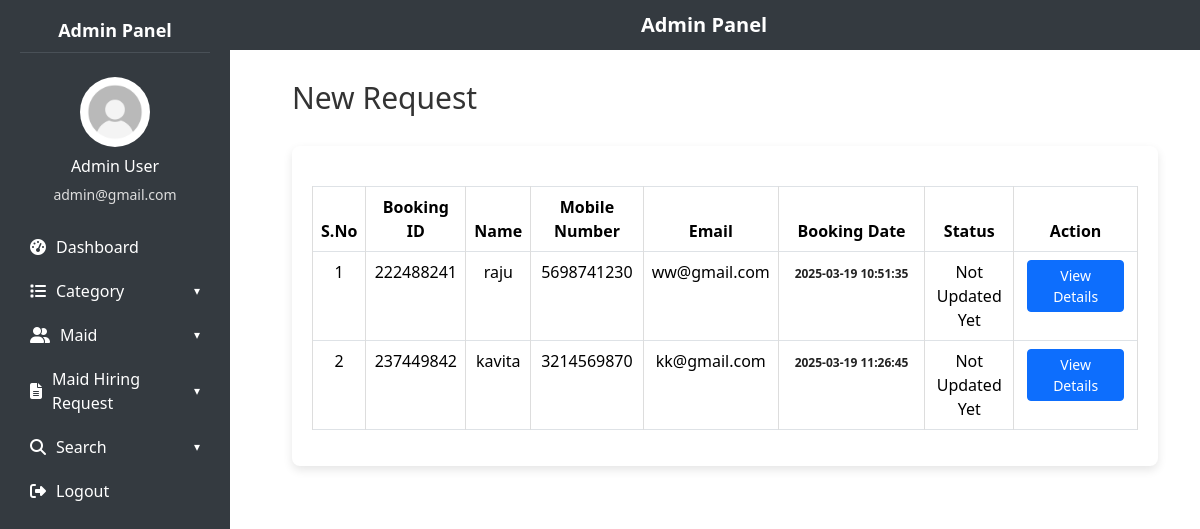
/admin/new-request.php (signed in), run on the app's committed database.
### tables this page shows
CREATE TABLE `maidbooking` (
  `ID` int(11) NOT NULL,
  `BookingID` bigint(20) NOT NULL,
  `CatID` int(11) NOT NULL,
  `Name` varchar(255) NOT NULL,
  `ContactNumber` bigint(20) NOT NULL,
  `Email` varchar(255) NOT NULL,
  `Address` text NOT NULL,
  `Gender` enum('Male','Female','Other') DEFAULT NULL,
  `WorkingShiftFrom` time NOT NULL,
  `WorkingShiftTo` time NOT NULL,
  `StartDate` date NOT NULL,
  `BookingDate` datetime NOT NULL,
  `Remark` text DEFAULT NULL,
  `Status` enum('Pending','Approved','Cancelled','Completed') DEFAULT NULL,
  `UpdationDate` datetime NOT NULL,
  `AssignTo` varchar(50) DEFAULT NULL
);

### admin/new-request.php (the view, shortened to what this page needs)
<?php
include('../dbconnection.php');
if (strlen($_SESSION['homecare_db']==0)) {
  header('location:logout.php');
} else {
?>
<!DOCTYPE html>
<html lang="en">
<head>
</head>
<body class="inner_page tables_page">
    <div class="full_container">
        <div class="inner_container">
            <?php include_once('sidebar.php'); ?>
            <?php include_once('header.php'); ?>
            <div id="content">
                <div class="midde_cont">
                    <div class="container-fluid">
                        <div class="row column_title">
                            <div class="col-md-12">
                                <div class="page_title">
                                    <h2>New Request</h2>
                                </div>
                            </div>
                        </div>
                        <div class="row">
                            <div class="col-md-12">
                                <div class="table_section">
                                    <div class="table-responsive-sm">
                                        <table class="table table-bordered">
                                            <thead>
                                                <tr>
                                                    <th class="text-center">S.No</th>
                                                    <th>Booking ID</th>
                                                    <th class="d-none d-sm-table-cell">Name</th>
                                                    <th class="d-none d-sm-table-cell">Mobile Number</th>
                                                    <th class="d-none d-sm-table-cell">Email</th>
                                                    <th class="d-none d-sm-table-cell">Booking Date</th>
                                                    <th class="d-none d-sm-table-cell">Status</th>
                                                    <th class="d-none d-sm-table-cell" style="width: 15%;">Action</th>
                                                </tr>
                                            </thead>
                                            <tbody>
                                                <?php
                                                $sql="SELECT * from maidbooking where Status is null";
                                                $query = $dbh -> prepare($sql);
                                                $query->execute();
                                                $results=$query->fetchAll(PDO::FETCH_OBJ);
                                                $cnt=1;
                                                if($query->rowCount() > 0)
                                                {
                                                    foreach($results as $row)
                                                    {
                                                ?>
                                                <tr>
                                                    <td class="text-center"><?php echo htmlentities($cnt);?></td>
                                                    <td class="font-w600"><?php  echo htmlentities($row->BookingID);?></td>
                                                    <td class="font-w600"><?php  echo htmlentities($row->Name);?></td>
                                                    <td class="font-w600"><?php  echo htmlentities($row->ContactNumber);?></td>
                                                    <td class="font-w600"><?php  echo htmlentities($row->Email);?></td>
                                                    <td class="font-w600">
                                                    <span class="badge badge-primary" style="color: #222;">
    <?php echo htmlentities($row->BookingDate); ?>
</span>
</td>
                                                    <?php if($row->Status==""){ ?>
                                                        <td class="font-w600"><?php echo "Not Updated Yet"; ?></td>
                                                    <?php } else { ?>
                                                        <td class="font-w600">
                                                            <span class="badge badge-primary"><?php  echo htmlentities($row->Status);?></span>
                                                        </td>
                                                    <?php } ?>
                                                    <td class="font-w600">
                                                        <a href="view-booking-detail.php?editid=<?php echo htmlentities($row->ID);?>&&bookingid=<?php echo htmlentities($row->BookingID);?>" class="btn btn-primary btn-sm">View Details</a>
                                                    </td>
                                                </tr>
                                                <?php
                                                    $cnt=$cnt+1;
                                                    }
                                                }
                                                ?>
                                            </tbody>
                                        </table>
                                    </div>
                                </div>
                            </div>
                        </div>
                    </div>
                </div>
            </div>
        </div>
    </div>
</body>
</html>
<?php } ?>

### admin/sidebar.php (shortened to what this page needs)
<head>
<link rel="stylesheet" href="https://cdnjs.cloudflare.com/ajax/libs/font-awesome/6.4.2/css/all.min.css">
</head>
<div class="sidebar">
    <h4 class="text-center mb-4">Admin Panel</h4>
    <div class="user-profile text-center">
        <img src="../images/admin_img.jpg" alt="Admin" class="user-img">
        <?php
        $aid = $_SESSION['homecare_db'];
        $sql = "SELECT AdminName, Email FROM admin WHERE ID=:aid";
        $query = $dbh->prepare($sql);
        $query->bindParam(':aid', $aid, PDO::PARAM_STR);
        $query->execute();
        $results = $query->fetchAll(PDO::FETCH_OBJ);
        if ($query->rowCount() > 0) {
            foreach ($results as $row) { ?>
                <h6><?php echo htmlentities($row->AdminName); ?></h6>
                <p class="email"><?php echo htmlentities($row->Email); ?></p>
            <?php }
        } ?>
    </div>
    <ul class="sidebar-menu">
        <li><a href="dashboard.php"><i class="fa fa-tachometer-alt"></i> Dashboard</a></li>
        <li class="toggle">
            <a href="#"><i class="fa fa-list"></i> Category <span class="arrow">&#9662;</span></a>
        </li>
        <li class="toggle">
            <a href="#"><i class="fa fa-user-friends"></i> Maid <span class="arrow">&#9662;</span></a>
        </li>
        <li class="toggle">
            <a href="#"><i class="fa fa-file-alt"></i> Maid Hiring Request <span class="arrow">&#9662;</span></a>
        </li>
        <li class="toggle">
            <a href="#"><i class="fa fa-search"></i> Search <span class="arrow">&#9662;</span></a>
        </li>
        <li><a href="logout.php"><i class="fa fa-sign-out-alt"></i> Logout</a></li>
    </ul>
</div>

### admin/new-request.php (style rules this page uses)
body { font-family: 'Arial', sans-serif; background-color: #f7f7f7; color: #333; margin: 0; padding: 0; box-sizing: border-box; }
#content { margin-left: 250px; padding: 30px; }
.page_title h2 { font-size: 30px; color: #333; margin-bottom: 30px; }
.table_section { background-color: #fff; padding: 20px; border-radius: 8px; box-shadow: 0 4px 10px rgba(0, 0, 0, 0.1); }
.table-responsive-sm { margin-top: 20px; }
.table { width: 100%; margin: 0; border-collapse: collapse; }
.table th, .table td { padding: 15px; text-align: center; border: 1px solid #ddd; font-size: 16px; }
.table th { background-color: #2980b9; color: white; }
.table tr:nth-child(even) { background-color: #f9f9f9; }
.btn { padding: 8px 15px; font-size: 14px; border-radius: 4px; cursor: pointer; text-decoration: none; margin: 0 5px; display: inline-block; text-align: center; }
.btn-primary { background-color: #007bff; color: #fff; border: none; }

### admin/sidebar.php (style rules this page uses)
.sidebar { width: 230px; background: #343a40; color: white; height: 100vh; padding: 20px; position: fixed; left: 0; top: 0; overflow-y: auto; }
.sidebar h4 { font-size: 18px; font-weight: bold; text-align: center; padding-bottom: 10px; border-bottom: 1px solid #495057; }
.user-profile { margin-bottom: 20px; flex-direction: column; }
.user-img { width: 70px; height: 70px; border-radius: 50%; margin-bottom: 10px; }
.email { font-size: 14px; color: #ddd; }
.sidebar-menu { list-style: none; padding: 0; margin: 0; }
.sidebar-menu li { padding: 10px; transition: 0.3s; }
.sidebar-menu li a { color: white; text-decoration: none; display: flex; align-items: center; font-size: 16px; }
.sidebar-menu li i { margin-right: 10px; }
.arrow { margin-left: auto; font-size: 12px; }

### data on the page
maidbooking: BookingID "222488241", Name "raju", ContactNumber "5698741230", Email "ww@gmail.com", BookingDate "2025-03-19 10:51:35", shows "Not Updated Yet"
maidbooking: BookingID "237449842", Name "kavita", ContactNumber "3214569870", Email "kk@gmail.com", BookingDate "2025-03-19 11:26:45", shows "Not Updated Yet"

### other printed values
$row->AdminName "Admin User"
$row->Email "admin@gmail.com"
